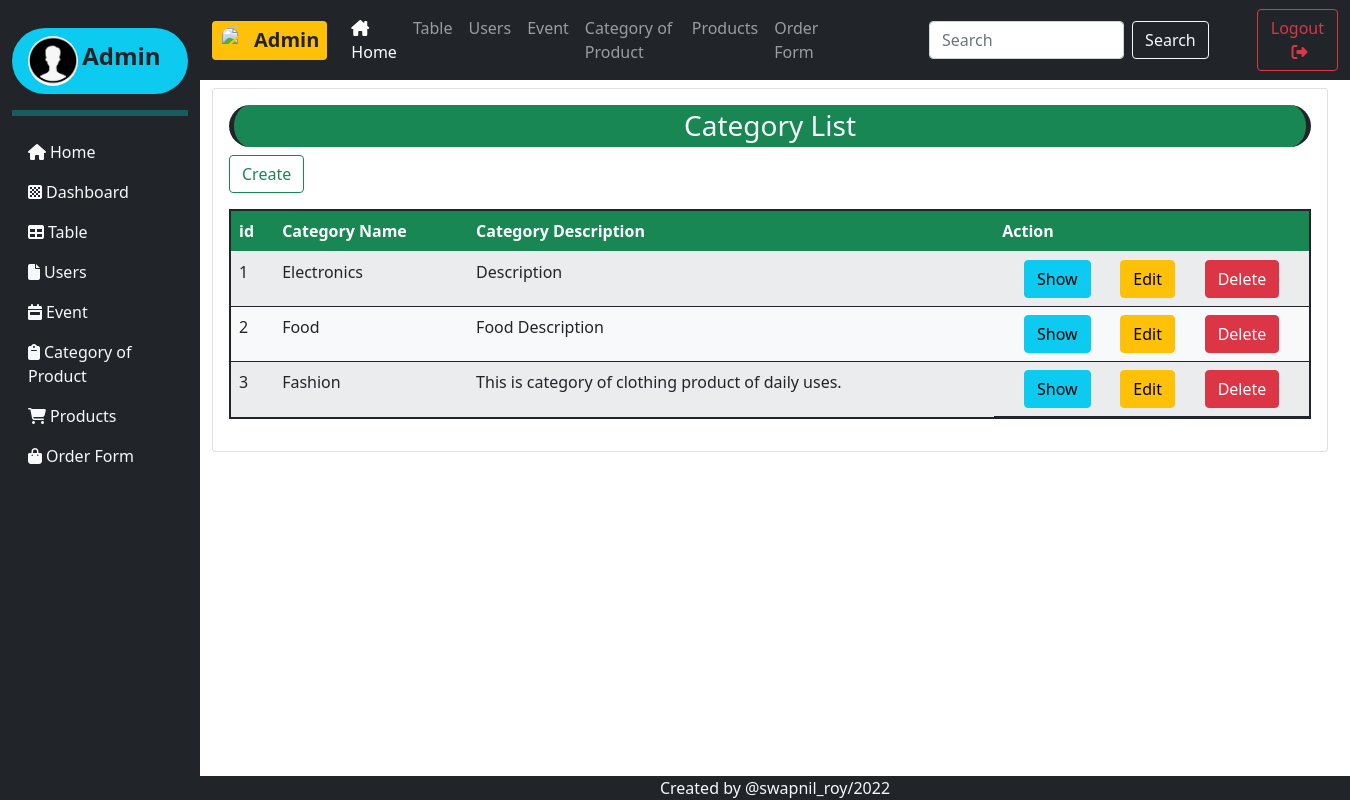
The page /admin/category/index.php on the database its author committed.
### tables this page shows
CREATE TABLE `category` (
  `id` int NOT NULL,
  `category_name` varchar(150) NOT NULL,
  `c_description` varchar(500) NOT NULL,
  `created_at` timestamp NOT NULL DEFAULT CURRENT_TIMESTAMP,
  `updated_at` timestamp NOT NULL DEFAULT CURRENT_TIMESTAMP
);

### src/Category.php (called while the page is built, shortened)
<?php
class Category{
    public function index(){
        $connection = new Connection;
        $connection->connect();
        $sql = $connection->prepareSql("SELECT * FROM category");
        $sql->execute();
        $result = $sql->fetchAll();
        return $result;
    }
}
?>

### src/Connection.php (called while the page is built, shortened)
<?php
class Connection{
    public $conn;
    public function connect(){
        $servername = "localhost";
        $username = "root";
        $password = "";
        $dbname = "ecommerce";
        try {
            $this->conn = new PDO("mysql:host=$servername;dbname=$dbname", $username, $password);
           } catch(PDOException $e) {
            echo "Connection failed: " . $e->getMessage();
        }
    }
    public function prepareSql($sql){
        return $this->conn->prepare($sql);
    }
}
?>

### admin/category/index.php (the view, shortened to what this page needs)
<?php
$db = new File\Category;
$result = $db->index();
?>
<?php include_once('../partials/inc/header.php'); ?>
<?php include_once('../partials/inc/sidebar.php'); ?>
<?php include_once('../partials/inc/navbar.php'); ?>
<div class="container"  id="main">
<div class="card p-3 mt-2">
  <h3 class="text-center bg-success rounded rounded-pill border border-5 border-dark border-bottom-0 border-top-0 text-light p-1">Category List</h3>
  <div class="col-2">
  <a href="./create.php" class="btn btn-outline-success">Create</a>
  </div>
  <table class="table mt-2 bg-success text-white border border-2 border-dark table-striped table-hover mt-3">
    <thead class="">
      <tr>
        <th scope="col">id</th>
        <th scope="col">Category Name</th>
        <th scope="col">Category Description</th>
        <th scope="col">Action</th>
      </tr>
    </thead>
    <tbody class="bg-light text-dark">
      <?php
      $i = 0;
      foreach ($result as $data){
      ?>
      <tr>
        <td><?php echo ++$i ?></td>
        <td><?php echo $data['category_name'] ?></td>
        <td><?php echo $data['c_description'] ?></td>
        <td class="d-flex justify-content-evenly">
          <a href="./show.php?id=<?php echo $data['id']?>" class="btn btn-info me-2">Show</a>
          <a href="./update.php?id=<?php echo $data['id']?>" class="btn btn-warning me-2">Edit</a>
            <form action="" method="post" class="inset-block">
              <button onclick="return confirm('Are you Sure');" class="btn btn-danger">Delete</button>
            </form>
        </td>
      </tr>
   <?php } ?>
    </tbody>
  </table>
</div>
</div>
<?php include_once('../partials/inc/footer.php'); ?>

### admin/partials/inc/header.php (style rules this page uses)
#main { margin-left: 200px; }

### rows shown on the page
category: category_name "Electronics", c_description "Description"
category: category_name "Food", c_description "Food Description"
category: category_name "Fashion", c_description "This is category of clothing product of daily uses."
